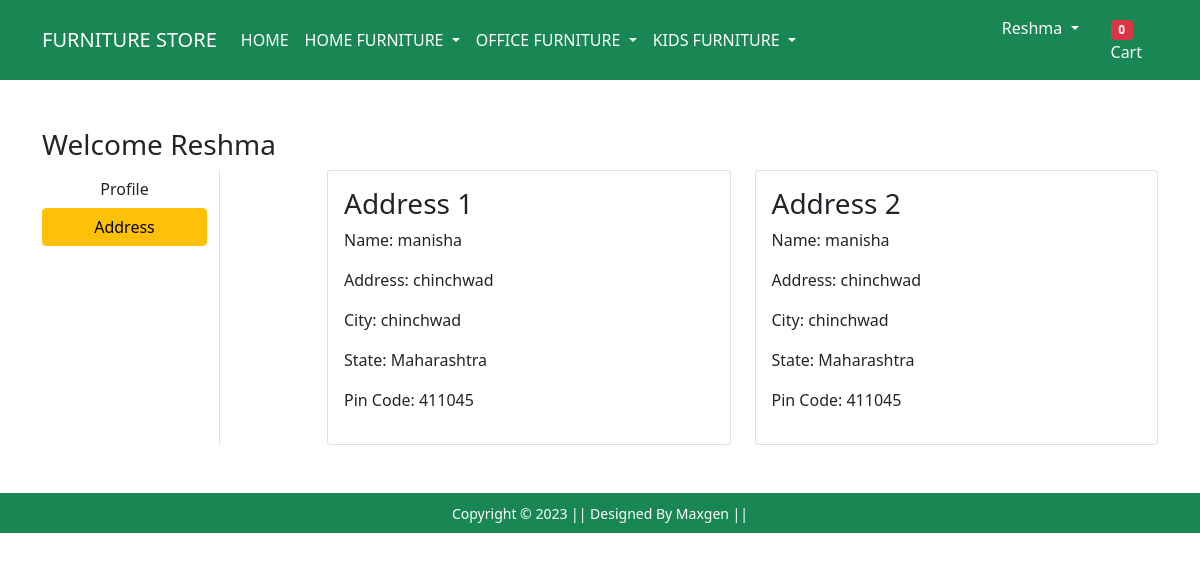
/address/ (signed in), run on the app's committed database.
### app/models.py (models this page shows, shortened)
class Customer(models.Model):
    user = models.ForeignKey(User, on_delete=models.CASCADE)
    name =models.CharField(max_length=200)
    locality= models.CharField(max_length=200)
    city = models.CharField(max_length=50)
    zipcode =models.IntegerField()
    state = models.CharField( choices = STATE_CHOICES,max_length=50)

### app/views.py (the view)
# urls.py: path('address/', views.address, name='address'),
def address(request):
 totalitem=0
 add =Customer.objects.filter(user=request.user)
 if request.user.is_authenticated:
  totalitem= len(Cart.objects.filter(user=request.user))
 return render(request, 'app/address.html',{'add':add,'active':'btn-warning','totalitem':totalitem})

### app/templates/app/address.html (shortened to what this page needs)
{% extends 'app/base.html' %}
{% load static %}
{% block main-content %}
<div class="container my-5">
 <div class="row">
 <h3>Welcome <span class="text-capitalize">{{request.user}}</span></h3>
  <div class="col-sm-2 border-end">
   <ul class="list-unstyled">
    <li class="d-grid"><a href="{% url 'profile' %}" class="btn ">Profile</a></li>
    <li class="d-grid"><a href="{% url 'address' %}" class="btn {{active}}">Address</a></li>
   </ul>
  </div>
  <div class="col-sm-9 offset-sm-1">
   <div class="row">
    {%for ad in add%}
    <div class="col-sm-6">
     <div class="card">
      <div class="card-body">
       <h3>Address {{forloop.counter}}</h3>
       <p>Name: {{ad.name}}</p>
       <p>Address: {{ad.locality}}</p>
       <p>City: {{ad.city}}</p>
       <p>State: {{ad.state}}</p>
       <p>Pin Code: {{ad.zipcode}}</p>
      </div>
     </div>
    </div>
    {%endfor%}
   </div>
  </div>
 </div>
</div>
{% endblock main-content %}

### app/templates/app/base.html (shortened to what this page needs)
<!doctype html>
{% load static %}
<html lang="en">
  <head>
    <link href="https://cdn.jsdelivr.net/npm/bootstrap@5.0.0-beta1/dist/css/bootstrap.min.css" rel="stylesheet">
    <link rel="stylesheet" href="{% static 'app/css/owl.carousel.min.css' %}">
    <link rel="stylesheet" href="{% static 'app/css/all.min.css' %}">
    <link rel="stylesheet" href="{% static 'app/css/style.css' %}">
  </head>
  <body>
    <nav class="navbar navbar-expand-lg navbar-dark bg-success">
     <div class="container">
       <a class="navbar-brand" href="/">FURNITURE STORE</a>
       <div class="collapse navbar-collapse" id="navbarSupportedContent">
         <ul class="navbar-nav me-auto mb-2 mb-lg-0">
           <li class="nav-item">
             <a class="nav-link active" aria-current="page" href="/">HOME</a>
           </li>
           <li class="nav-item dropdown">
             <a class="nav-link dropdown-toggle text-white" href="#" id="fashionDropdown" role="button" data-bs-toggle="dropdown" aria-expanded="false">
               HOME FURNITURE
             </a>
           </li>
           <li class="nav-item dropdown">
            <a class="nav-link dropdown-toggle text-white" href="#" id="fashionDropdown" role="button" data-bs-toggle="dropdown" aria-expanded="false">
              OFFICE FURNITURE
            </a>
          </li>
          <li class="nav-item dropdown">
            <a class="nav-link dropdown-toggle text-white" href="#" id="fashionDropdown" role="button" data-bs-toggle="dropdown" aria-expanded="false">
              KIDS FURNITURE
            </a>
               </div>
         <div>
          <ul class="navbar-nav me-auto mb-2 mb-lg-0">
            {%if request.user.is_authenticated %}
           <li class="nav-item dropdown mx-2">
              <a class="nav-link dropdown-toggle text-white" href="#" id="profileDropdown" role="button" data-bs-toggle="dropdown" aria-expanded="false">
                {{request.user.username|capfirst}}
              </a>
            </li>
            <li class="nav-item mx-2">
             <a href="{% url 'cart' %}" class="nav-link text-white"><span class="badge bg-danger">{{totalitem}}</span>Cart</a>
            </li>
            {% endif %}
          </ul>
         </div>
       </div>
    </nav>
    {% block main-content %} {% endblock main-content %}
    <footer class="container-fluid bg-success text-center p-2 mt-5">
        <small class="text-white">Copyright &copy; 2023 || Designed By Maxgen  ||  </small>
    </footer>
  </body>
</html>

### data on the page
Customer: name "manisha", locality "chinchwad", city "chinchwad", state "Maharashtra", zipcode "411045"
Customer: name "manisha", locality "chinchwad", city "chinchwad", state "Maharashtra", zipcode "411045"

### other printed values
{{ request.user.username|capfirst }} "Reshma"
{{ totalitem }} "0"
{{ request.user }} "Reshma"
